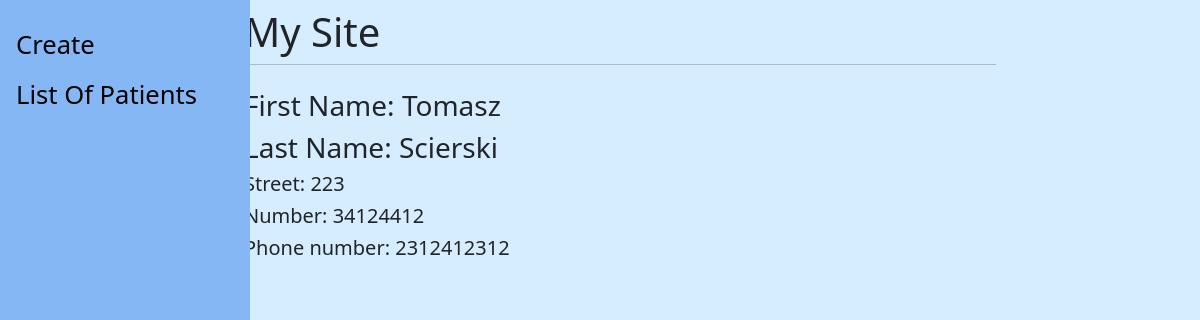
The page /patient/1/ (signed in) on the database its author committed.
### patient/models.py (models this page shows, shortened)
class Patient(models.Model):
    first_name   = models.CharField(max_length=20)
    last_name    =models.CharField(max_length=30)
    street       =models.CharField(max_length=30)
    city         =models.CharField(max_length=30,default="Tychy")
    number       =models.PositiveIntegerField()
    phone_number =models.CharField(max_length=30)

### patient/views.py (the view)
# urls.py: path('<int:id>/',patient_detail_view, name="patient-detail"),
def patient_detail_view(request,id):
    try:
        obj=Patient.objects.get(id=id)
    except Patient.DoesNotExist:
        raise Http404
    context={"object":obj}
    return render(request,"patient_detail.html",context)

### patient/templates/patient_detail.html
{%extends 'base.html'%}
{%block content%}
<h3>First Name: {{object.first_name}}</h3>
<h3>Last Name: {{object.last_name}}</h3>
<h5>Street: {{object.street}}</h5>
<h5>Number: {{object.number}}</h5>
<h5>Phone number: {{object.phone_number}}</h5>
{%endblock%}

### patient/templates/base.html (style rules this page uses)
.content { background-color:#D6EDFF; }

### rows shown on the page
Patient: first_name "Tomasz", last_name "Scierski", street "223", number "34124412", phone_number "2312412312"
